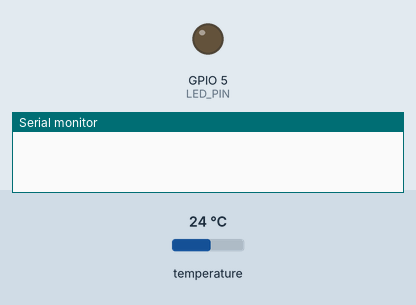
This sketch was run on a simulated ESP8266 (NodeMCU). Parts: output pins drawn as LEDs (lit = HIGH), the last lines printed to the serial monitor. The test bench sets the inputs (shaded band); at power-on: temperature 24 °C. WiFi joins after 1.5 s; servers stay silent unless stated; web services answer with replies made up by the test bench. At 3.8 s the program puts the board to deep sleep or switches it off; the recording ends there.

Above: at 0.0 s.
At 1.6 s:
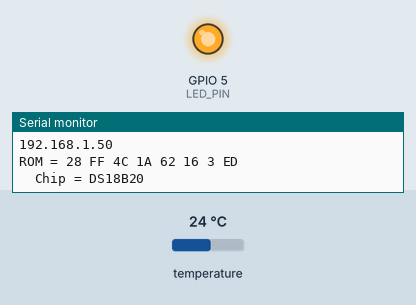
Timing chart, 0 to 3.8 s (numbered marks = the images above):
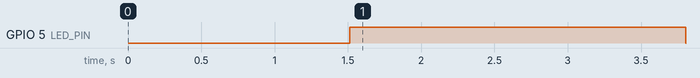

The sketch:

ThinkTempMAB.ino
```cpp
/*
  ThinkTempMAB.ino - sketch for esp8266 Arduino IDE
  Modified by Micheal A Beaudoin, May 2018
*/

#include <ESP8266WiFi.h>
#include <OneWire.h>

ADC_MODE(ADC_VCC);

OneWire  ds(4);  // on pin 4 (a 4.7K resistor is necessary)

const int LED_PIN = 5; // Thing's onboard, green LED

const char* ssid     = "SSID";
const char* password = "password";

// api.thingspeak.com
const char* host = "184.106.153.149";
const char* privateKey = "privatekey";

int rest = 900; //15 minutes in seconds

void setup() {
  pinMode(LED_PIN, OUTPUT); // Set LED pin (5) as an output

  Serial.begin(115200);
  delay(10);

  // We start by connecting to a WiFi network

  Serial.println();
  Serial.println();
  Serial.print("Connecting to ");
  Serial.println(ssid);

  WiFi.begin(ssid, password);

  while (WiFi.status() != WL_CONNECTED) {
    delay(500);
    Serial.print(".");
  }

  Serial.println("");
  Serial.println("WiFi connected");
  Serial.println("IP address: ");
  Serial.println(WiFi.localIP());
}

void loop() {
  byte i;
  byte present = 0;
  byte type_s;
  byte data[12];
  byte addr[8];
  float celsius;
  float fahrenheit;
  float vcc;

  digitalWrite(LED_PIN, HIGH); //Turn LED On

  if ( !ds.search(addr)) {
    Serial.println("No more addresses.");
    Serial.println();
    ds.reset_search();
    delay(250);
    return;
  }

  Serial.print("ROM =");
  for( i = 0; i < 8; i++) {
    Serial.write(' ');
    Serial.print(addr[i], HEX);
  }

  if (OneWire::crc8(addr, 7) != addr[7]) {
      Serial.println("CRC is not valid!");
      return;
  }
  Serial.println();

  // the first ROM byte indicates which chip
  switch (addr[0]) {
    case 0x10:
      Serial.println("  Chip = DS18S20");  // or old DS1820
      type_s = 1;
      break;
    case 0x28:
      Serial.println("  Chip = DS18B20");
      type_s = 0;
      break;
    case 0x22:
      Serial.println("  Chip = DS1822");
      type_s = 0;
      break;
    default:
      Serial.println("Device is not a DS18x20 family device.");
      return;
  }

  ds.reset();
  ds.select(addr);
  ds.write(0x44, 1);        // start conversion, with parasite power on at the end

  delay(1000);     // maybe 750ms is enough, maybe not
  // we might do a ds.depower() here, but the reset will take care of it.

  present = ds.reset();
  ds.select(addr);
  ds.write(0xBE);         // Read Scratchpad

  Serial.print("  Data = ");
  Serial.print(present, HEX);
  Serial.print(" ");
  for ( i = 0; i < 9; i++) {           // we need 9 bytes
    data[i] = ds.read();
    Serial.print(data[i], HEX);
    Serial.print(" ");
  }
  Serial.print(" CRC=");
  Serial.print(OneWire::crc8(data, 8), HEX);
  Serial.println();

  // Convert the data to actual temperature
  // because the result is a 16 bit signed integer, it should
  // be stored to an "int16_t" type, which is always 16 bits
  // even when compiled on a 32 bit processor.
  int16_t raw = (data[1] << 8) | data[0];
  if (type_s) {
    raw = raw << 3; // 9 bit resolution default
    if (data[7] == 0x10) {
      // "count remain" gives full 12 bit resolution
      raw = (raw & 0xFFF0) + 12 - data[6];
    }
  } else {
    byte cfg = (data[4] & 0x60);
    // at lower res, the low bits are undefined, so let's zero them
    if (cfg == 0x00) raw = raw & ~7;  // 9 bit resolution, 93.75 ms
    else if (cfg == 0x20) raw = raw & ~3; // 10 bit res, 187.5 ms
    else if (cfg == 0x40) raw = raw & ~1; // 11 bit res, 375 ms
    //// default is 12 bit resolution, 750 ms conversion time
  }
  celsius = (float)raw / 16.0;
  fahrenheit = celsius * 1.8 + 32.0;
  vcc = (ESP.getVcc() / 1000.0);

  Serial.print("  Temperature = ");
  Serial.print(fahrenheit);
  Serial.print(" Fahrenheit, ");
//  Serial.print(celsius);
//  Serial.print(" Celsius, ");

  // got temp, now publish it
  Serial.print("connecting to ");
  Serial.println(host);

  // Use WiFiClient class to create TCP connections
  WiFiClient client;
  const int httpPort = 80;
  if (!client.connect(host, httpPort)) {
    Serial.println("connection failed");
    return;
  }


  // We now create a URI for the request
  String url = "/update?key=";
  url += privateKey;
  url += "&field1=";
  url += fahrenheit;      // cast from float to string I guess
  url += "&field2=";
  url += vcc;      // cast from float to string I guess
//  url += celsius;      // cast from float to string I guess

  Serial.print("Requesting URL: ");
  Serial.println(url);

  // This will send the request to the server
  client.print(String("GET ") + url + " HTTP/1.1\r\n" +
               "Host: " + host + "\r\n" +
               "Connection: close\r\n\r\n");
  delay(5);


  // Read all the lines of the reply from server and print them to Serial
  while(client.available()){
    String line = client.readStringUntil('\r');
    Serial.print(line);
  }

  Serial.println();
  Serial.println("closing connection");

  // This was missing in the WiFiClient example - would stop after 4 data points
  client.stop();

  digitalWrite(LED_PIN, LOW); //Turn LED Off
  // update every 5 minutes (300000)
  //delay(300000);
  ESP.deepSleep((rest * 1000000), WAKE_RF_DEFAULT); // Sleep for rest seconds
}
```

Measured:
- by itself, GPIO 5 (LED_PIN): LOW → HIGH at 1.5 s, → LOW 2.3 s later
